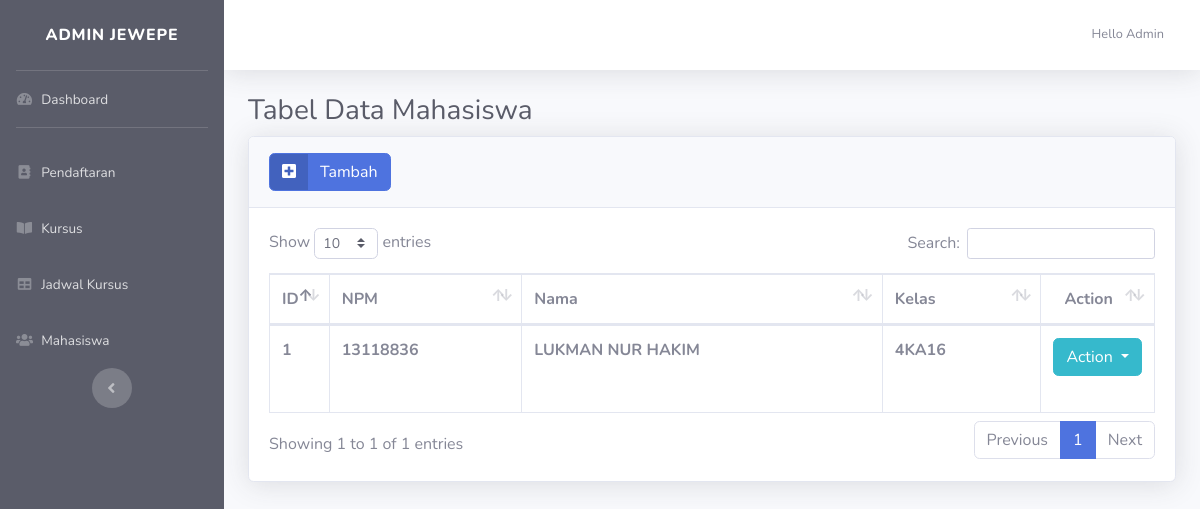
Screenshot of /admin/mahasiswa.php (signed in) with the database file from the repository.
### tables this page shows
CREATE TABLE `tb_mahasiswa` (
  `id_mahasiswa` int(3) NOT NULL,
  `npm` varchar(8) NOT NULL,
  `nama_mahasiswa` varchar(50) NOT NULL,
  `kelas` varchar(5) NOT NULL,
  `username` varchar(15) NOT NULL,
  `password` text NOT NULL
);

### admin/mahasiswa.php (the view, shortened to what this page needs)
<?php
    include 'template/header.php';
?>
                <div class="container-fluid">
                    <h1 class="h3 mb-2 text-gray-800">Tabel Data Mahasiswa</h1>
                    <div class="card shadow mb-4">
                        <div class="card-header py-3">
                            <a href="mahasiswa-tambah.php" class="btn btn-primary btn-icon-split">
                                <span class="icon">
                                    <i class="fas fa-plus-square"></i>
                                </span>
                                <span class="text">Tambah</span>
                            </a>
                        </div>
                        <div class="card-body">
                            <div class="table-responsive">
                                <table class="table table-bordered" id="dataTable" width="100%" cellspacing="0">
                                    <thead>
                                        <tr>
                                            <th width="1%">ID</th>
                                            <th>NPM</th>
                                            <th>Nama</th>
                                            <th>Kelas</th>
                                            <th class="text-center" width="12%">Action</th>
                                        </tr>
                                    </thead>
                                    <tbody>
                                        <?php
                                        include 'koneksi.php';
                                        $data = mysqli_query($koneksi,"SELECT * FROM tb_mahasiswa
                                                                    order by id_mahasiswa desc");
                                        while($d = mysqli_fetch_array($data)){
                                            ?>
                                        <tr>
                                            <th><?php echo $d['id_mahasiswa']; ?></th>
                                            <th><?php echo $d['npm']; ?></th>
                                            <th><?php echo $d['nama_mahasiswa']; ?></th>
                                            <th><?php echo $d['kelas']; ?></th>
                                            <th>
                                                <div class="dropdown mb-4">
                                                <button class="btn btn-info dropdown-toggle" type="button"
                                                    id="dropdownMenuButton" data-toggle="dropdown" aria-haspopup="true"
                                                    aria-expanded="false">
                                                    Action
                                                </button>
                                                </div>
                                            </th>
                                        </tr>
                                        <?php
                                        }
                                        ?>
                                    </tbody>
                                </table>
                            </div>
                        </div>
                    </div>
                </div>
            </div>
<?php
    include 'template/footer.php';
?>

### rows the page displays
tb_mahasiswa: id_mahasiswa "1", npm "13118836", nama_mahasiswa "LUKMAN NUR HAKIM", kelas "4KA16"
